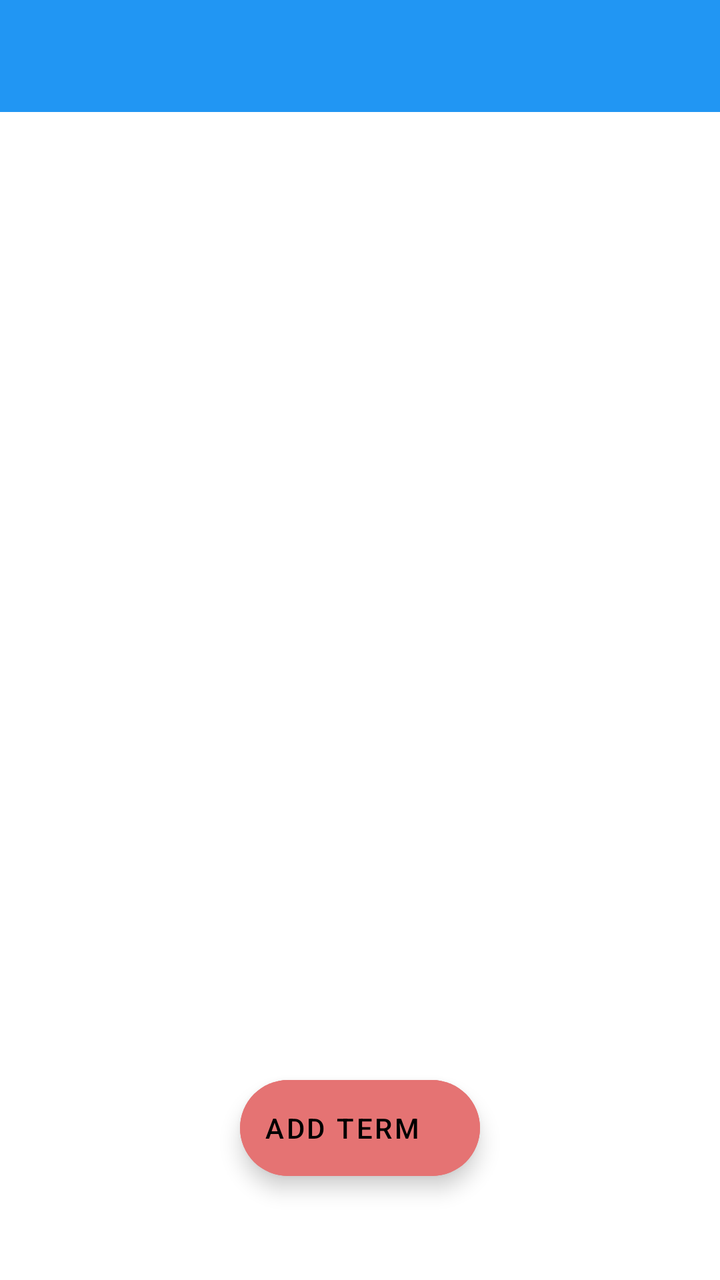
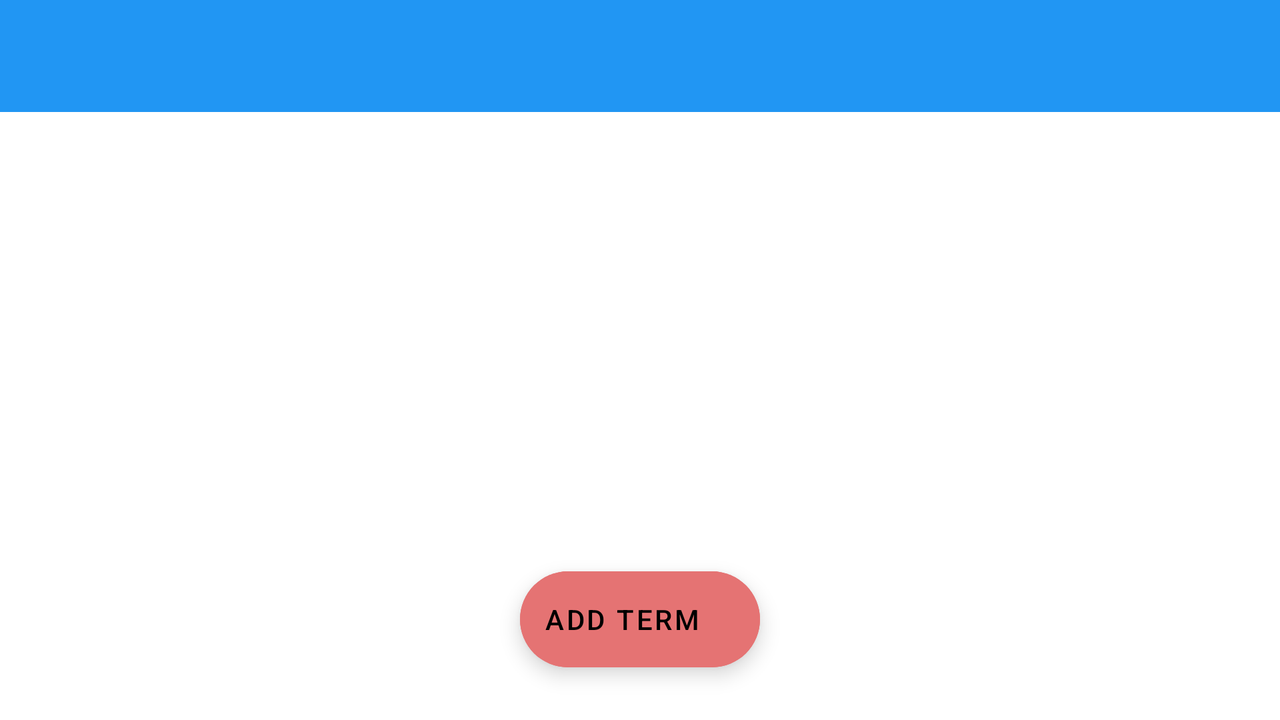

Two renders of one Android screen. The first uses the default layout on a phone; the second uses the alternative layout the repository ships for a different screen configuration, on a matching device. The two XML files are below.
<!-- AndroidManifest.xml: application theme MyMaterialTheme -->
<!-- res/layout/activity_term.xml -->
<?xml version="1.0" encoding="utf-8"?>
<androidx.constraintlayout.widget.ConstraintLayout xmlns:android="http://schemas.android.com/apk/res/android"
    xmlns:app="http://schemas.android.com/apk/res-auto"
    xmlns:tools="http://schemas.android.com/tools"
    android:layout_width="match_parent"
    android:layout_height="match_parent"
    tools:context=".UI.TermActivity">

    <androidx.appcompat.widget.Toolbar
        android:id="@+id/my_toolbar"
        android:layout_width="match_parent"
        android:layout_height="wrap_content"
        android:background="?attr/colorPrimaryDark"
        android:minHeight="?attr/actionBarSize"
        app:layout_constraintBottom_toBottomOf="parent"
        app:layout_constraintEnd_toEndOf="parent"
        app:layout_constraintTop_toTopOf="parent"
        app:layout_constraintVertical_bias="0.0"
        app:titleTextColor="?attr/colorAccent"></androidx.appcompat.widget.Toolbar>

    <androidx.recyclerview.widget.RecyclerView
        android:id="@+id/recyclerview"
        android:layout_width="0dp"
        android:layout_height="420dp"
        android:layout_marginStart="8dp"
        android:layout_marginTop="8dp"
        android:layout_marginEnd="8dp"
        android:onClick="editTerm"
        app:layout_constraintBottom_toBottomOf="parent"
        app:layout_constraintEnd_toEndOf="parent"
        app:layout_constraintHorizontal_bias="0.0"
        app:layout_constraintStart_toStartOf="parent"
        app:layout_constraintTop_toBottomOf="@+id/my_toolbar"
        app:layout_constraintVertical_bias="0.024"
        tools:listitem="@layout/term_list_item" />

    <com.google.android.material.floatingactionbutton.ExtendedFloatingActionButton
        android:id="@+id/floatingActionButton"
        android:layout_width="wrap_content"
        android:layout_height="wrap_content"
        android:onClick="addTerm"
        android:text="@string/extended_fab_label"
        android:backgroundTint="#e57373"
        app:icon="@drawable/ic_baseline_add_24"
        app:layout_constraintBottom_toBottomOf="parent"
        app:layout_constraintEnd_toEndOf="parent"
        app:layout_constraintStart_toStartOf="parent"
        app:layout_constraintTop_toBottomOf="@+id/recyclerview" />


</androidx.constraintlayout.widget.ConstraintLayout>
<!-- res/layout/term_list_item.xml (included above) -->
<?xml version="1.0" encoding="utf-8"?>
<androidx.constraintlayout.widget.ConstraintLayout xmlns:android="http://schemas.android.com/apk/res/android"
    xmlns:tools="http://schemas.android.com/tools"
    android:layout_width="match_parent"
    android:layout_height="wrap_content"
    xmlns:app="http://schemas.android.com/apk/res-auto">

    <TextView
        android:id="@+id/textView2"
        android:layout_width="match_parent"
        android:layout_height="40dp"
        android:layout_margin="2dp"
        android:background="?attr/colorPrimaryDark"
        android:text="@string/textview"
        android:textColor="#FFFF"
        android:textStyle="bold"
        android:paddingLeft="10dp"
        android:paddingTop="8dp"
        android:paddingBottom="8dp"
        app:layout_constraintLeft_toLeftOf="parent"
        app:layout_constraintTop_toTopOf="parent" />

</androidx.constraintlayout.widget.ConstraintLayout>
<!-- resources referenced by this layout -->
<resources>
  <string name="extended_fab_label">Add Term</string>
  <string name="textview">TextView</string>
  <style name="MyMaterialTheme" parent="Theme.MaterialComponents.Light.NoActionBar">
          
          <item name="colorPrimary">#0086C3</item>
          <item name="colorPrimaryDark">#2196F3</item>
          <item name="colorAccent">#E0FBFF</item>
          <item name="textAppearanceButton">@style/AppTextAppearance.Button</item>
  
          <item name="colorSecondary">@color/orange</item>
          <item name="android:datePickerDialogTheme">@style/MyDatePickerDialogTheme</item>
      </style>
  <style name="AppTextAppearance.Button" parent="TextAppearance.MaterialComponents.Button">
          <item name="android:textAllCaps">true</item>
      </style>
  <color name="orange">#F45C36</color>
  <style name="MyDatePickerDialogTheme" parent="android:Theme.Material.Dialog">
          <item name="android:datePickerStyle">@style/MyDatePickerStyle</item>
      </style>
  <style name="MyDatePickerStyle" parent="@android:style/Widget.Material.DatePicker">
          <item name="android:headerBackground">#00BCD4</item>
      </style>
</resources>
<!-- res/layout-land/activity_term.xml (the repository's variant of the layout above) -->
<!-- drawn on the phone turned sideways -->
<?xml version="1.0" encoding="utf-8"?>
<androidx.constraintlayout.widget.ConstraintLayout xmlns:android="http://schemas.android.com/apk/res/android"
    xmlns:app="http://schemas.android.com/apk/res-auto"
    xmlns:tools="http://schemas.android.com/tools"
    android:layout_width="match_parent"
    android:layout_height="match_parent"
    tools:context=".UI.TermActivity">

    <androidx.appcompat.widget.Toolbar
        android:id="@+id/my_toolbar"
        android:layout_width="match_parent"
        android:layout_height="wrap_content"
        android:background="?attr/colorPrimaryDark"
        android:minHeight="?attr/actionBarSize"
        app:layout_constraintBottom_toBottomOf="parent"
        app:layout_constraintEnd_toEndOf="parent"
        app:layout_constraintTop_toTopOf="parent"
        app:layout_constraintVertical_bias="0.0"
        app:titleTextColor="?attr/colorAccent">
    </androidx.appcompat.widget.Toolbar>

    <androidx.recyclerview.widget.RecyclerView
        android:id="@+id/recyclerview"
        android:layout_width="0dp"
        android:layout_height="200dp"
        android:onClick="editTerm"
        app:layout_constraintBottom_toBottomOf="parent"
        app:layout_constraintEnd_toEndOf="parent"
        app:layout_constraintHorizontal_bias="0.0"
        app:layout_constraintStart_toStartOf="parent"
        app:layout_constraintTop_toTopOf="parent"
        app:layout_constraintVertical_bias="0.369"
        tools:listitem="@layout/term_list_item" />

    <com.google.android.material.floatingactionbutton.ExtendedFloatingActionButton
        android:id="@+id/floatingActionButton"
        android:layout_width="wrap_content"
        android:layout_height="wrap_content"
        android:onClick="addTerm"
        android:text="@string/extended_fab_label"
        android:backgroundTint="#e57373"
        app:icon="@drawable/ic_baseline_add_24"
        app:layout_constraintBottom_toBottomOf="parent"
        app:layout_constraintEnd_toEndOf="parent"
        app:layout_constraintStart_toStartOf="parent"
        app:layout_constraintTop_toBottomOf="@+id/recyclerview" />


</androidx.constraintlayout.widget.ConstraintLayout>
